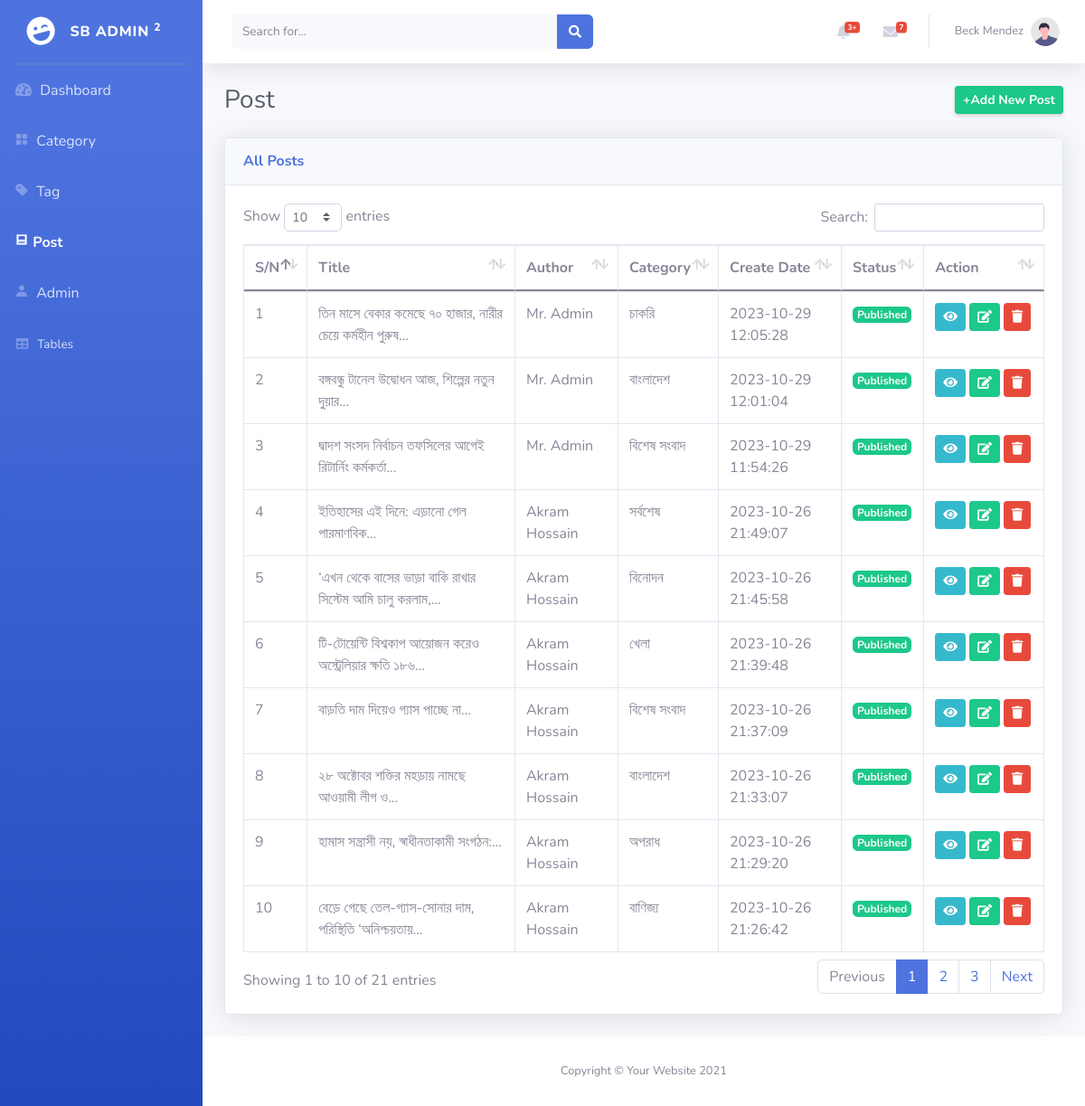
The page /admin/post.php (signed in) on the database its author committed.
### tables this page shows
CREATE TABLE `posts` (
  `id` bigint NOT NULL,
  `category_id` bigint NOT NULL,
  `admin_id` bigint NOT NULL,
  `title` varchar(255) NOT NULL,
  `slug` varchar(255) NOT NULL,
  `description` longtext NOT NULL,
  `image` varchar(255) NOT NULL,
  `status` enum('active','inactive') NOT NULL DEFAULT 'inactive',
  `created_at` timestamp NOT NULL
);

CREATE TABLE `category` (
  `id` bigint NOT NULL,
  `name` varchar(255) NOT NULL,
  `slug` varchar(255) NOT NULL
);

### admin/helper/helper.php (called while the page is built, shortened)
<?php
  function str_limit($string,$limit=100){
      $string = $string. "";
      $string = substr($string, 0,$limit);
      $string = substr($string, 0,strrpos($string, " "));
      $string = $string."...";
      return $string;
  }
?>

### admin/post.php (the view, shortened to what this page needs)
<?php
include('../admin/layout/head.php');
include ("../admin/helper/Helper.php");
?>
<body id="page-top">
    <div id="wrapper">
        <?php
        include('../admin/layout/sidebar.php')
        ?>
        <div id="content-wrapper" class="d-flex flex-column">
            <div id="content">
                    <?php
                        include("../admin/layout/topbar.php")
                    ?>
                <div class="container-fluid">
                    <div class="d-sm-flex align-items-center justify-content-between mb-4">
                        <h1 class="h3 mb-0 text-gray-800">Post</h1>
                        <a href="postCreate.php" class="d-none d-sm-inline-block btn btn-sm btn-success fw-bold shadow-sm"> +Add New Post</a>
                    </div>
                    <div class="card shadow mb-4">
                        <div class="card-header py-3">
                            <h6 class="m-0 font-weight-bold text-primary">All Posts</h6>
                        </div>
                        <div class="card-body">
                            <div class="table-responsive">
                                <table class="table table-bordered" id="dataTable" width="100%" cellspacing="0">
                                    <thead>
                                        <tr>
                                            <th>S/N</th>
                                            <th>Title</th>
                                            <th>Author</th>
                                            <th>Category</th>
                                            <th>Create Date</th>
                                            <th>Status</th>
                                            <th>Action</th>
                                        </tr>
                                    </thead>
                                    <tbody>
                                        <?php
                                            $sql = "SELECT posts.id,posts.title,posts.status,posts.created_at,category.name as CategoryName,admin.name as Author FROM posts
                                            INNER JOIN category ON posts.category_id=category.id
                                            INNER JOIN admin ON posts.admin_id=admin.id
                                            ORDER BY posts.id DESC";
                                            $stmt = $conn->query($sql);
                                            $posts = $stmt->fetchAll(PDO::FETCH_OBJ);
                                            if ($posts) {
                                                foreach ($posts as $key => $post) { ?>
                                                    <tr>
                                                        <td><?php echo $key + 1; ?></td>
                                                        <td><?php echo str_limit($post->title, 150); ?></td>
                                                        <td><?php echo $post->Author; ?></td>
                                                        <td><?php echo $post->CategoryName; ?></td>
                                                        <td><?php echo $post->created_at; ?></td>
                                                        <td>
                                                            <?php if ($post->status == 'active') { ?>
                                                                <span class="badge badge-success">Published</span>
                                                            <?php } else { ?>
                                                                <span class="badge badge-danger">Draft</span>
                                                            <?php
                                                            }
                                                            ?>
                                                        </td>
                                                        <td width="15%">
                                                            <a href="postDetails.php?id=<?php echo $post->id ?>" class="btn btn-info btn-sm">
                                                                <i class="fas fa-eye"></i>
                                                            </a>
                                                            <a href="postEdit.php?id=<?php echo $post->id ?>" class="btn btn-success  btn-sm">
                                                                <i class="fas fa-edit"></i>
                                                            </a>
                                                            <a href="postDelete.php?id=<?php echo $post->id ?>" onclick="return confirm('Are you sure to delete this post?')" class="btn btn-danger  btn-sm">
                                                                <i class="fas fa-trash"></i>
                                                            </a>
                                                        </td>
                                                    </tr>
                                            <?php
                                                }
                                            }
                                            ?>
                                    </tbody>
                                </table>
                            </div>
                        </div>
                    </div>
                </div>
            </div>
            <footer class="sticky-footer bg-white">
                <div class="container my-auto">
                    <div class="copyright text-center my-auto">
                        <span>Copyright &copy; Your Website 2021</span>
                    </div>
                </div>
            </footer>
        </div>
    </div>
</body>
</html>

### rows shown on the page
posts: title "তিন মাসে বেকার কমেছে ৭০ হাজার, নারীর চেয়ে কর্মহীন পুরুষ...", admin.name "Mr. Admin", category.name "চাকরি", created_at "2023-10-29 12:05:28", status "Published"
posts: title "বঙ্গবন্ধু টানেল উদ্বোধন আজ, শিল্পের নতুন দুয়ার...", admin.name "Mr. Admin", category.name "বাংলাদেশ", created_at "2023-10-29 12:01:04", status "Published"
posts: title "দ্বাদশ সংসদ নির্বাচন তফসিলের আগেই রিটার্নিং কর্মকর্তা...", admin.name "Mr. Admin", category.name "বিশেষ সংবাদ", created_at "2023-10-29 11:54:26", status "Published"
posts: title "ইতিহাসের এই দিনে: এড়ানো গেল পারমাণবিক...", admin.name "Akram Hossain", category.name "সর্বশেষ", created_at "2023-10-26 21:49:07", status "Published"
posts: title "‘এখন থেকে বাসের ভাড়া বাকি রাখার সিস্টেম আমি চালু করলাম,...", admin.name "Akram Hossain", category.name "বিনোদন", created_at "2023-10-26 21:45:58", status "Published"
posts: title "টি-টোয়েন্টি বিশ্বকাপ আয়োজন করেও অস্ট্রেলিয়ার ক্ষতি ১৮৬...", admin.name "Akram Hossain", category.name "খেলা", created_at "2023-10-26 21:39:48", status "Published"
posts: title "বাড়তি দাম দিয়েও গ্যাস পাচ্ছে না...", admin.name "Akram Hossain", category.name "বিশেষ সংবাদ", created_at "2023-10-26 21:37:09", status "Published"
posts: title "২৮ অক্টোবর শক্তির মহড়ায় নামছে আওয়ামী লীগ ও...", admin.name "Akram Hossain", category.name "বাংলাদেশ", created_at "2023-10-26 21:33:07", status "Published"
posts: title "হামাস সন্ত্রাসী নয়, স্বাধীনতাকামী সংগঠন:...", admin.name "Akram Hossain", category.name "অপরাধ", created_at "2023-10-26 21:29:20", status "Published"
posts: title "বেড়ে গেছে তেল-গ্যাস-সোনার দাম, পরিস্থিতি ‘অনিশ্চয়তায়...", admin.name "Akram Hossain", category.name "বাণিজ্য", created_at "2023-10-26 21:26:42", status "Published"

### other values the page prints
$_SESSION['name'] "Beck Mendez"
